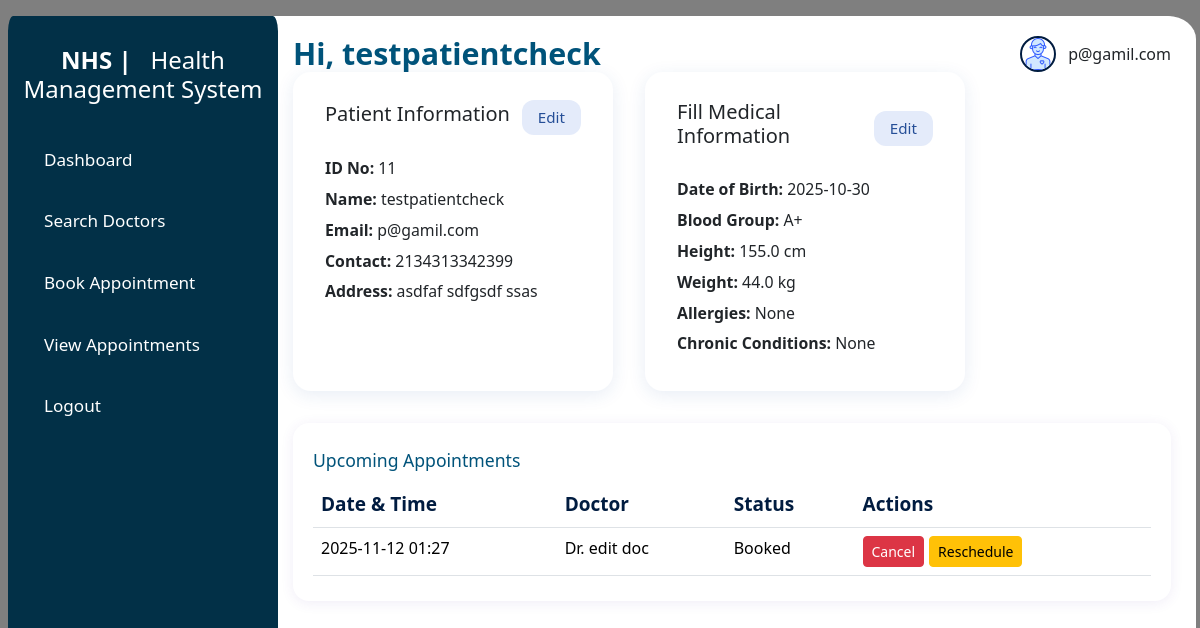
Page /patient/dashboard (signed in) on the earlier database version.
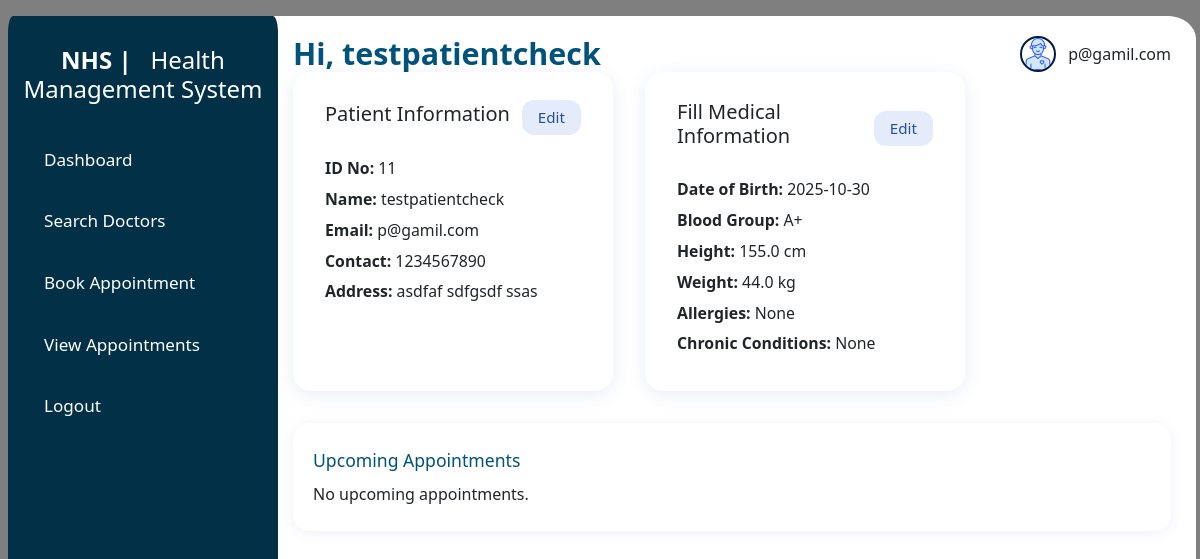
Same page on the later database version.
### models/patient.py (models this page shows, shortened)
class Patient(db.Model, UserMixin):
    __tablename__ = 'patient'
    p_id = db.Column(db.Integer, primary_key=True, autoincrement=True)
    p_email = db.Column(db.String(225), unique=True, nullable=False)
    p_name = db.Column(db.String(225), nullable=False)
    p_password = db.Column(db.String(225), nullable=False)
    p_address = db.Column(db.String(225), nullable=False)
    p_dob = db.Column(db.Date, nullable=False)
    p_tel = db.Column(db.String(15), nullable=True)
    appointments = db.relationship(
        'Appointment',
        back_populates='patient',
        cascade='all, delete-orphan'
    )
    details = db.relationship(
        'PatientDetails',
        uselist=False,
        back_populates='patient',
        cascade='all, delete-orphan'
    )

### models/appointment.py (models this page shows, shortened)
class Appointment(db.Model):
    __tablename__ = 'appointment'
    appo_id = db.Column(db.Integer, primary_key=True, autoincrement=True)
    p_id = db.Column(db.Integer, db.ForeignKey('patient.p_id', ondelete='CASCADE'), nullable=False)
    doc_id = db.Column(db.Integer, db.ForeignKey('doctor.doc_id', ondelete='CASCADE'))
    appo_date = db.Column(db.Date, nullable=False)
    appo_time = db.Column(db.Time, nullable=False)
    status = db.Column(db.String(20), nullable=False, default='Booked')
    patient = db.relationship('Patient', back_populates='appointments')
    doctor = db.relationship('Doctor', back_populates='appointments')
    treatment = db.relationship(
        'Treatment',
        back_populates='appointment',
        uselist=False,
        cascade='all, delete-orphan'
    )

### models/doctor.py (models this page shows, shortened)
class Doctor(db.Model, UserMixin):
    __tablename__ = 'doctor'
    doc_id = db.Column(db.Integer, primary_key=True, autoincrement=True)
    doc_email = db.Column(db.String(225), unique=True, nullable=False)
    doc_name = db.Column(db.String(225), nullable=False)
    doc_password = db.Column(db.String(225), nullable=False)
    doc_nic = db.Column(db.String(15), nullable=True)
    doc_tel = db.Column(db.String(15), nullable=True)
    specialty_id = db.Column(db.Integer, db.ForeignKey('specialities.id', ondelete='CASCADE'), nullable=True)
    appointments = db.relationship(
        'Appointment',
        back_populates='doctor',
        cascade='all, delete-orphan'
    )
    schedules = db.relationship(
        'DocSchedule',
        back_populates='doctor',
        cascade='all, delete-orphan',
        passive_deletes=True
    )

### app/routes/patient/dashboard.py (the view)
@patient_bp.route('/dashboard', methods=['GET', 'POST'])
@login_required
def dashboard():
        patient_id = current_user.p_id
        patient = Patient.query.filter_by(p_id=patient_id).first()
        details = PatientDetails.query.filter_by(patient_id=patient_id).first()
        today = date.today()
        now = datetime.now().time()
        upcoming_appointments = Appointment.query.filter(
            Appointment.p_id == current_user.p_id,
            Appointment.status.notin_(["Completed", "Cancelled"]),
            Appointment.appo_date >= date.today()
        ).order_by(Appointment.appo_date.asc(), Appointment.appo_time.asc()).all()
        return render_template('patient/dashboard.html',
                               patient=patient,
                               details=details,
                               upcoming_appointments=upcoming_appointments)

### app/templates/patient/dashboard.html (shortened to what the changed rows need)
{% extends 'layout.html' %}
{% block body_class %} landing-page {% endblock %}
{% block content %}
<div class="main_container dashboard mt-3 mx-2 bg-white" style="width: 99%; height: 96vh; border-radius: 2rem;">
    <div class="main">
        <div class="header">
            <h2>Hi, {{ patient.p_name }}</h2>
            <div class="patient-info">
                <img src="{{ url_for('static', filename='images/patient_photo.png')}}" alt="doctor_Profile">
                <span>{{ patient.p_email }}</span>
            </div>
        </div>
        <div style="display: flex; gap: 32px; margin-bottom: 32px;">
            <div class="profile-card">
                <div class="profile-card-body">
                    <div><strong>ID No:</strong> {{ patient.p_id }}</div>
                    <div><strong>Name:</strong> {{ patient.p_name }}</div>
                    <div><strong>Email:</strong> {{ patient.p_email }}</div>
                    <div><strong>Contact:</strong> {{ patient.p_tel }}</div>
                    <div><strong>Address:</strong> {{ patient.p_address }}</div>
                </div>
            </div>
            <div class="profile-card">
                <div class="profile-card-body">
                    <div><strong>Date of Birth:</strong> {{ patient.p_dob }}</div>
                    <div><strong>Blood Group:</strong> {{ details.blood_group or 'N/A' }}</div>
                    <div><strong>Height:</strong> {{ details.height_cm or 'N/A' }} cm</div>
                    <div><strong>Weight:</strong> {{ details.weight_kg or 'N/A' }} kg</div>
                    <div><strong>Allergies:</strong> {{ details.allergies or 'None' }}</div>
                    <div><strong>Chronic Conditions:</strong> {{ details.chronic_conditions or 'None' }}</div>
                </div>
            </div>
        </div>
        <div class="appointments-section panel">
            <h3>Upcoming Appointments</h3>
            {% if upcoming_appointments %}
                <div class="table-responsive">
                    <table class="table table-hover">
                        <thead>
                            <tr>
                                <th>Date & Time</th>
                                <th>Doctor</th>
                                <th>Status</th>
                                <th>Actions</th>
                            </tr>
                        </thead>
                        <tbody>
                            {% for appt in upcoming_appointments %}
                                <tr>
                                  <td>{{ appt.appo_date.strftime('%Y-%m-%d') }} {{ appt.appo_time.strftime('%H:%M') }}</td>
                                  <td>Dr. {{ appt.doctor.doc_name }}</td>
                                  <td>{{ appt.status }}</td>
                                  <td>
                                    <div style="display: inline-flex; gap: 5px;">
                                      <form method="POST" action="{{ url_for('patient.cancel_appointment', appo_id=appt.appo_id) }}"
                                            onsubmit="return confirm('Are you sure you want to cancel this appointment?');">
                                        <button type="submit" class="btn btn-danger btn-sm">Cancel</button>
                                      </form>
                                      <form method="POST" action="{{ url_for('patient.reschedule_appointment', appo_id=appt.appo_id) }}">
                                        <button type="submit" class="btn btn-warning btn-sm">Reschedule</button>
                                      </form>
                                    </div>
                                  </td>
                                </tr>
                            {% endfor %}
                        </tbody>
                    </table>
                </div>
            {% else %}
                <p>No upcoming appointments.</p>
            {% endif %}
        </div>
    </div>
</div>
{% endblock %}

Differences in the rows shown:
no longer on this page (row edited): Appointment: appo_date "2025-11-12", appo_time "01:27", doctor.doc_name "edit doc", status "Booked"
changed Patient "testpatientcheck": p_tel "2134313342399" → "1234567890"
Other differences:
text no longer shown: "Date & Time Doctor Status Actions"
text now shown: "No upcoming appointments."
